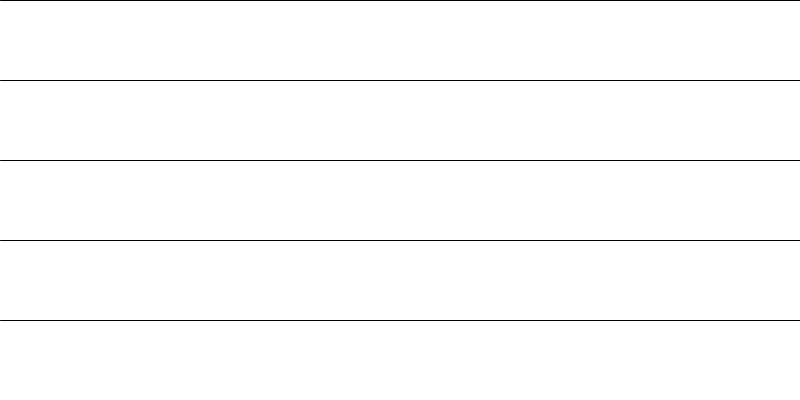
Frame 1 (no input)
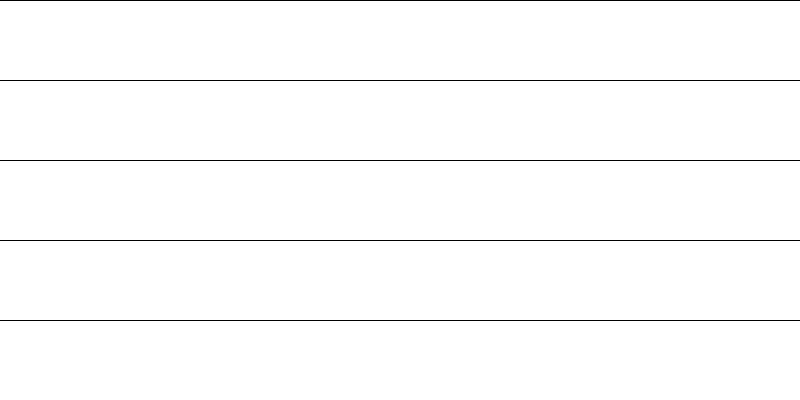
Frame 60 (the mouse pressed at the canvas centre just before this capture)
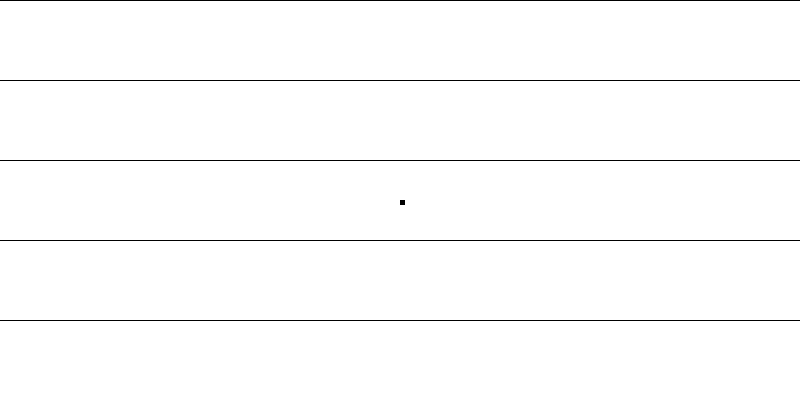
Frame 120 (the mouse held since frame 60 and released just before this capture)

The Processing sketch that drew these frames (run headless with seeded random() and noise(); from frame 60 on, the mouse is pressed at the canvas centre):

// Processing sketch: processing_105316
// ── processing_105316.pde

int x=0;

void setup () {
  size(800,400);
  background(255);
  smooth();
  frameRate(2000);
}

void draw() {
  for (int i=0; i <400; i+=80) {
    line(0,i,800,i);
  }
    drawing(0,0,0);
    
}

void drawing (int r, int g, int b) {
   if (mousePressed == true) {
    noStroke();
    fill(r,g,b);
    rect(mouseX, mouseY,5,5);
   }

}
